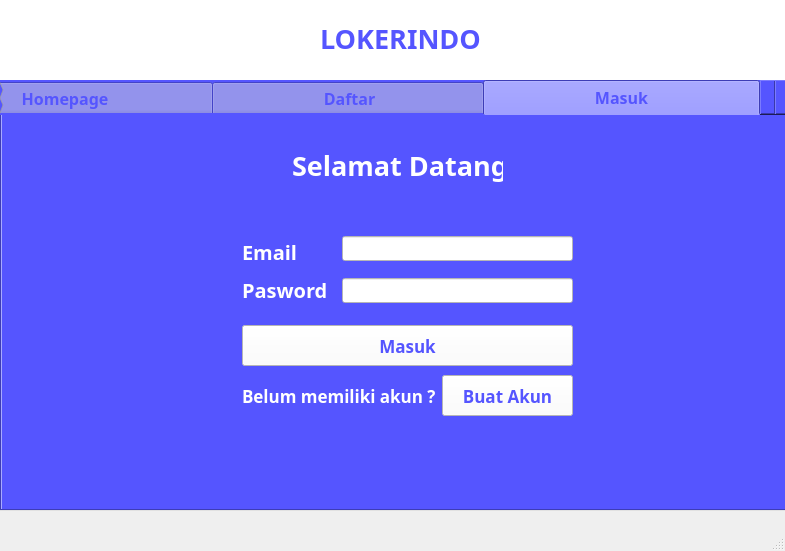
<?xml version="1.0" encoding="UTF-8"?>
<ui version="4.0">
 <class>MainWindow</class>
 <widget class="QMainWindow" name="MainWindow">
  <property name="geometry">
   <rect>
    <x>0</x>
    <y>0</y>
    <width>785</width>
    <height>551</height>
   </rect>
  </property>
  <property name="windowTitle">
   <string>MainWindow</string>
  </property>
  <widget class="QWidget" name="centralwidget">
   <widget class="QLabel" name="label_16">
    <property name="geometry">
     <rect>
      <x>-20</x>
      <y>-8</y>
      <width>821</width>
      <height>381</height>
     </rect>
    </property>
    <property name="font">
     <font>
      <family>Segoe UI Black</family>
      <weight>75</weight>
      <bold>true</bold>
     </font>
    </property>
    <property name="styleSheet">
     <string notr="true">background-color: rgb(255, 255, 255);
border-color: rgb(85, 85, 127);</string>
    </property>
    <property name="text">
     <string/>
    </property>
   </widget>
   <widget class="QTabWidget" name="Login">
    <property name="geometry">
     <rect>
      <x>0</x>
      <y>80</y>
      <width>791</width>
      <height>431</height>
     </rect>
    </property>
    <property name="minimumSize">
     <size>
      <width>761</width>
      <height>431</height>
     </size>
    </property>
    <property name="font">
     <font>
      <family>Segoe UI Semibold</family>
      <pointsize>12</pointsize>
      <weight>75</weight>
      <bold>true</bold>
     </font>
    </property>
    <property name="styleSheet">
     <string notr="true">background-color: rgb(85, 85, 255);
color: rgb(85, 85, 255);</string>
    </property>
    <property name="currentIndex">
     <number>2</number>
    </property>
    <widget class="QWidget" name="Menu">
     <attribute name="title">
      <string>                      Homepage                      </string>
     </attribute>
     <widget class="QLabel" name="label">
      <property name="geometry">
       <rect>
        <x>370</x>
        <y>20</y>
        <width>301</width>
        <height>51</height>
       </rect>
      </property>
      <property name="font">
       <font>
        <family>Segoe UI Semibold</family>
        <pointsize>17</pointsize>
        <weight>75</weight>
        <bold>true</bold>
       </font>
      </property>
      <property name="styleSheet">
       <string notr="true">color: rgb(255, 255, 255);</string>
      </property>
      <property name="text">
       <string>Lowongan Kerja Indonesia</string>
      </property>
     </widget>
     <widget class="QPushButton" name="btnHomeCari">
      <property name="geometry">
       <rect>
        <x>370</x>
        <y>320</y>
        <width>351</width>
        <height>41</height>
       </rect>
      </property>
      <property name="font">
       <font>
        <family>Segoe UI Semibold</family>
        <pointsize>13</pointsize>
        <weight>75</weight>
        <bold>true</bold>
       </font>
      </property>
      <property name="styleSheet">
       <string notr="true">background-color: rgb(255, 255, 255);
color: rgb(85, 85, 255);</string>
      </property>
      <property name="text">
       <string>CARI LOKER SEKARANG</string>
      </property>
     </widget>
     <widget class="QWidget" name="layoutWidget">
      <property name="geometry">
       <rect>
        <x>370</x>
        <y>100</y>
        <width>351</width>
        <height>201</height>
       </rect>
      </property>
      <layout class="QVBoxLayout" name="verticalLayout_3">
       <item>
        <widget class="QLabel" name="label_6">
         <property name="font">
          <font>
           <family>Segoe UI Semibold</family>
           <pointsize>15</pointsize>
           <weight>75</weight>
           <bold>true</bold>
          </font>
         </property>
         <property name="styleSheet">
          <string notr="true">color: rgb(255, 255, 255);</string>
         </property>
         <property name="text">
          <string>Bayar pendaftaran setelah terima Job</string>
         </property>
        </widget>
       </item>
       <item>
        <widget class="QLabel" name="label_18">
         <property name="font">
          <font>
           <family>Segoe UI Semibold</family>
           <pointsize>15</pointsize>
           <weight>75</weight>
           <bold>true</bold>
          </font>
         </property>
         <property name="styleSheet">
          <string notr="true">color: rgb(255, 255, 255);</string>
         </property>
         <property name="text">
          <string>Perusahaan Berkualitas</string>
         </property>
        </widget>
       </item>
       <item>
        <widget class="QLabel" name="label_7">
         <property name="font">
          <font>
           <family>Segoe UI Semibold</family>
           <pointsize>15</pointsize>
           <weight>75</weight>
           <bold>true</bold>
          </font>
         </property>
         <property name="styleSheet">
          <string notr="true">color: rgb(255, 255, 255);</string>
         </property>
         <property name="text">
          <string>Lowongan kerja beragam</string>
         </property>
        </widget>
       </item>
       <item>
        <widget class="QLabel" name="label_19">
         <property name="font">
          <font>
           <family>Segoe UI Semibold</family>
           <pointsize>15</pointsize>
           <weight>75</weight>
           <bold>true</bold>
          </font>
         </property>
         <property name="styleSheet">
          <string notr="true">color: rgb(255, 255, 255);</string>
         </property>
         <property name="text">
          <string>Lowongan tersebar diberbagai Kota</string>
         </property>
        </widget>
       </item>
      </layout>
     </widget>
     <widget class="QLabel" name="label_8">
      <property name="geometry">
       <rect>
        <x>0</x>
        <y>100</y>
        <width>311</width>
        <height>221</height>
       </rect>
      </property>
      <property name="styleSheet">
       <string notr="true">image: url(:/newPrefix/image 372.png);</string>
      </property>
      <property name="text">
       <string/>
      </property>
     </widget>
     <widget class="QWidget" name="layoutWidget">
      <property name="geometry">
       <rect>
        <x>300</x>
        <y>100</y>
        <width>61</width>
        <height>201</height>
       </rect>
      </property>
      <layout class="QVBoxLayout" name="verticalLayout_7">
       <item>
        <widget class="QLabel" name="label_29">
         <property name="styleSheet">
          <string notr="true">image: url(:/newPrefix/wallet.png);</string>
         </property>
         <property name="text">
          <string/>
         </property>
        </widget>
       </item>
       <item>
        <widget class="QLabel" name="label_2">
         <property name="styleSheet">
          <string notr="true">image: url(:/newPrefix/startup.png);</string>
         </property>
         <property name="text">
          <string/>
         </property>
        </widget>
       </item>
       <item>
        <widget class="QLabel" name="label_4">
         <property name="styleSheet">
          <string notr="true">image: url(:/newPrefix/work.png);</string>
         </property>
         <property name="text">
          <string/>
         </property>
        </widget>
       </item>
       <item>
        <widget class="QLabel" name="label_21">
         <property name="styleSheet">
          <string notr="true">image: url(:/newPrefix/world.png);</string>
         </property>
         <property name="text">
          <string/>
         </property>
        </widget>
       </item>
      </layout>
     </widget>
     <widget class="QLabel" name="label_28">
      <property name="geometry">
       <rect>
        <x>10</x>
        <y>130</y>
        <width>271</width>
        <height>191</height>
       </rect>
      </property>
      <property name="styleSheet">
       <string notr="true">image: url(:/newPrefix/City.png);</string>
      </property>
      <property name="text">
       <string/>
      </property>
     </widget>
     <widget class="QLabel" name="label_3">
      <property name="geometry">
       <rect>
        <x>20</x>
        <y>90</y>
        <width>251</width>
        <height>71</height>
       </rect>
      </property>
      <property name="font">
       <font>
        <family>Segoe UI Semibold</family>
        <pointsize>12</pointsize>
        <weight>75</weight>
        <bold>true</bold>
       </font>
      </property>
      <property name="styleSheet">
       <string notr="true">color: rgb(255, 255, 255);
color: rgb(255, 255, 255);</string>
      </property>
      <property name="text">
       <string>LOKERINDO
Membantu menemukan karier
dengan mudah, hemat dan cepat</string>
      </property>
     </widget>
    </widget>
    <widget class="QWidget" name="Menu_2">
     <attribute name="title">
      <string comment=" ">                        Daftar                       </string>
     </attribute>
     <widget class="QLabel" name="label_5">
      <property name="geometry">
       <rect>
        <x>380</x>
        <y>10</y>
        <width>301</width>
        <height>41</height>
       </rect>
      </property>
      <property name="font">
       <font>
        <family>Segoe UI Semibold</family>
        <pointsize>20</pointsize>
        <weight>75</weight>
        <bold>true</bold>
        <underline>false</underline>
        <strikeout>false</strikeout>
       </font>
      </property>
      <property name="styleSheet">
       <string notr="true">color: rgb(255, 255, 255);</string>
      </property>
      <property name="text">
       <string>Silahkan Isi Data Anda</string>
      </property>
     </widget>
     <widget class="QPushButton" name="btnDaftar">
      <property name="geometry">
       <rect>
        <x>330</x>
        <y>350</y>
        <width>401</width>
        <height>41</height>
       </rect>
      </property>
      <property name="font">
       <font>
        <family>Segoe UI Semibold</family>
        <pointsize>13</pointsize>
        <weight>75</weight>
        <bold>true</bold>
       </font>
      </property>
      <property name="styleSheet">
       <string notr="true">background-color: rgb(255, 255, 255);
color: rgb(85, 85, 255);</string>
      </property>
      <property name="text">
       <string>DAFTAR</string>
      </property>
     </widget>
     <widget class="QWidget" name="layoutWidget">
      <property name="geometry">
       <rect>
        <x>330</x>
        <y>80</y>
        <width>91</width>
        <height>221</height>
       </rect>
      </property>
      <layout class="QVBoxLayout" name="verticalLayout_2">
       <item>
        <widget class="QLabel" name="label_9">
         <property name="font">
          <font>
           <family>Segoe UI Semibold</family>
           <pointsize>15</pointsize>
           <weight>75</weight>
           <bold>true</bold>
          </font>
         </property>
         <property name="styleSheet">
          <string notr="true">color: rgb(255, 255, 255);</string>
         </property>
         <property name="text">
          <string>Nama</string>
         </property>
        </widget>
       </item>
       <item>
        <widget class="QLabel" name="label_10">
         <property name="font">
          <font>
           <family>Segoe UI Semibold</family>
           <pointsize>15</pointsize>
           <weight>75</weight>
           <bold>true</bold>
          </font>
         </property>
         <property name="styleSheet">
          <string notr="true">color: rgb(255, 255, 255);</string>
         </property>
         <property name="text">
          <string>Email</string>
         </property>
        </widget>
       </item>
       <item>
        <widget class="QLabel" name="label_11">
         <property name="font">
          <font>
           <family>Segoe UI Semibold</family>
           <pointsize>15</pointsize>
           <weight>75</weight>
           <bold>true</bold>
          </font>
         </property>
         <property name="styleSheet">
          <string notr="true">color: rgb(255, 255, 255);</string>
         </property>
         <property name="text">
          <string>Pasword</string>
         </property>
        </widget>
       </item>
       <item>
        <widget class="QLabel" name="label_13">
         <property name="font">
          <font>
           <family>Segoe UI Semibold</family>
           <pointsize>15</pointsize>
           <weight>75</weight>
           <bold>true</bold>
          </font>
         </property>
         <property name="styleSheet">
          <string notr="true">color: rgb(255, 255, 255);</string>
         </property>
         <property name="text">
          <string>Alamat</string>
         </property>
        </widget>
       </item>
       <item>
        <widget class="QLabel" name="label_14">
         <property name="font">
          <font>
           <family>Segoe UI Semibold</family>
           <pointsize>15</pointsize>
           <weight>75</weight>
           <bold>true</bold>
          </font>
         </property>
         <property name="styleSheet">
          <string notr="true">color: rgb(255, 255, 255);</string>
         </property>
         <property name="text">
          <string>No Hp</string>
         </property>
        </widget>
       </item>
       <item>
        <widget class="QLabel" name="label_12">
         <property name="font">
          <font>
           <family>Segoe UI Semibold</family>
           <pointsize>15</pointsize>
           <weight>75</weight>
           <bold>true</bold>
          </font>
         </property>
         <property name="styleSheet">
          <string notr="true">color: rgb(255, 255, 255);</string>
         </property>
         <property name="text">
          <string>Gender</string>
         </property>
        </widget>
       </item>
      </layout>
     </widget>
     <widget class="QWidget" name="layoutWidget_2">
      <property name="geometry">
       <rect>
        <x>430</x>
        <y>280</y>
        <width>301</width>
        <height>26</height>
       </rect>
      </property>
      <layout class="QHBoxLayout" name="horizontalLayout">
       <item>
        <widget class="QRadioButton" name="radL">
         <property name="font">
          <font>
           <family>Segoe UI Semibold</family>
           <pointsize>11</pointsize>
           <weight>75</weight>
           <bold>true</bold>
          </font>
         </property>
         <property name="styleSheet">
          <string notr="true">color: rgb(255, 255, 255);</string>
         </property>
         <property name="text">
          <string>Laki-laki</string>
         </property>
        </widget>
       </item>
       <item>
        <widget class="QRadioButton" name="radP">
         <property name="font">
          <font>
           <family>Segoe UI Semibold</family>
           <pointsize>11</pointsize>
           <weight>75</weight>
           <bold>true</bold>
          </font>
         </property>
         <property name="styleSheet">
          <string notr="true">color: rgb(255, 255, 255);</string>
         </property>
         <property name="text">
          <string>Perempuan</string>
         </property>
        </widget>
       </item>
      </layout>
     </widget>
     <widget class="QWidget" name="layoutWidget_3">
      <property name="geometry">
       <rect>
        <x>430</x>
        <y>80</y>
        <width>301</width>
        <height>191</height>
       </rect>
      </property>
      <layout class="QVBoxLayout" name="verticalLayout">
       <item>
        <widget class="QLineEdit" name="daftarNama">
         <property name="font">
          <font>
           <family>Segoe UI Light</family>
          </font>
         </property>
         <property name="styleSheet">
          <string notr="true">background-color: rgb(255, 255, 255);
color: rgb(0, 0, 0);</string>
         </property>
        </widget>
       </item>
       <item>
        <widget class="QLineEdit" name="daftarEmail">
         <property name="font">
          <font>
           <family>Segoe UI Light</family>
          </font>
         </property>
         <property name="styleSheet">
          <string notr="true">background-color: rgb(255, 255, 255);
color: rgb(0, 0, 0);</string>
         </property>
        </widget>
       </item>
       <item>
        <widget class="QLineEdit" name="daftarPassword">
         <property name="font">
          <font>
           <family>Segoe UI Light</family>
          </font>
         </property>
         <property name="styleSheet">
          <string notr="true">color: rgb(0, 0, 0);
background-color: rgb(255, 255, 255);</string>
         </property>
         <property name="echoMode">
          <enum>QLineEdit::Password</enum>
         </property>
        </widget>
       </item>
       <item>
        <widget class="QLineEdit" name="daftarAlamat">
         <property name="font">
          <font>
           <family>Segoe UI Light</family>
          </font>
         </property>
         <property name="styleSheet">
          <string notr="true">color: rgb(0, 0, 0);
background-color: rgb(255, 255, 255);</string>
         </property>
        </widget>
       </item>
       <item>
        <widget class="QLineEdit" name="daftarHp">
         <property name="font">
          <font>
           <family>Segoe UI Light</family>
          </font>
         </property>
         <property name="styleSheet">
          <string notr="true">color: rgb(0, 0, 0);
background-color: rgb(255, 255, 255);</string>
         </property>
        </widget>
       </item>
      </layout>
     </widget>
     <widget class="QCheckBox" name="checkData">
      <property name="geometry">
       <rect>
        <x>570</x>
        <y>320</y>
        <width>161</width>
        <height>17</height>
       </rect>
      </property>
      <property name="font">
       <font>
        <family>Segoe UI Semibold</family>
        <pointsize>8</pointsize>
        <weight>75</weight>
        <bold>true</bold>
       </font>
      </property>
      <property name="styleSheet">
       <string notr="true">color: rgb(255, 255, 255);</string>
      </property>
      <property name="text">
       <string>Apakah Data Sudah Tepat ?</string>
      </property>
     </widget>
     <widget class="QLabel" name="label_15">
      <property name="geometry">
       <rect>
        <x>20</x>
        <y>300</y>
        <width>301</width>
        <height>51</height>
       </rect>
      </property>
      <property name="font">
       <font>
        <family>Segoe UI Semibold</family>
        <pointsize>12</pointsize>
        <weight>75</weight>
        <bold>true</bold>
       </font>
      </property>
      <property name="styleSheet">
       <string notr="true">color: rgb(255, 255, 255);</string>
      </property>
      <property name="text">
       <string>Segera daftar dan dapatkan job sesuai
            pasion dan keahlianmu</string>
      </property>
     </widget>
     <widget class="QLabel" name="label_22">
      <property name="geometry">
       <rect>
        <x>80</x>
        <y>170</y>
        <width>161</width>
        <height>20</height>
       </rect>
      </property>
      <property name="text">
       <string/>
      </property>
     </widget>
     <widget class="QLabel" name="label_27">
      <property name="geometry">
       <rect>
        <x>10</x>
        <y>70</y>
        <width>301</width>
        <height>211</height>
       </rect>
      </property>
      <property name="styleSheet">
       <string notr="true">image: url(:/newPrefix/signup.png);</string>
      </property>
      <property name="text">
       <string/>
      </property>
     </widget>
    </widget>
    <widget class="QWidget" name="tab">
     <attribute name="title">
      <string>                        Masuk                        </string>
     </attribute>
     <widget class="QLabel" name="label_23">
      <property name="geometry">
       <rect>
        <x>290</x>
        <y>30</y>
        <width>211</width>
        <height>41</height>
       </rect>
      </property>
      <property name="font">
       <font>
        <family>Segoe UI Semibold</family>
        <pointsize>20</pointsize>
        <weight>75</weight>
        <bold>true</bold>
        <underline>false</underline>
        <strikeout>false</strikeout>
       </font>
      </property>
      <property name="styleSheet">
       <string notr="true">color: rgb(255, 255, 255);</string>
      </property>
      <property name="text">
       <string>Selamat Datang</string>
      </property>
     </widget>
     <widget class="QPushButton" name="btnLogin">
      <property name="geometry">
       <rect>
        <x>240</x>
        <y>210</y>
        <width>331</width>
        <height>41</height>
       </rect>
      </property>
      <property name="font">
       <font>
        <family>Segoe UI Semibold</family>
        <pointsize>13</pointsize>
        <weight>75</weight>
        <bold>true</bold>
       </font>
      </property>
      <property name="styleSheet">
       <string notr="true">background-color: rgb(255, 255, 255);
color: rgb(85, 85, 255);</string>
      </property>
      <property name="text">
       <string>Masuk</string>
      </property>
     </widget>
     <widget class="QLabel" name="label_26">
      <property name="geometry">
       <rect>
        <x>240</x>
        <y>270</y>
        <width>241</width>
        <height>21</height>
       </rect>
      </property>
      <property name="font">
       <font>
        <family>Segoe UI Semibold</family>
        <pointsize>13</pointsize>
        <weight>75</weight>
        <bold>true</bold>
       </font>
      </property>
      <property name="styleSheet">
       <string notr="true">color: rgb(255, 255, 255);</string>
      </property>
      <property name="text">
       <string>Belum memiliki akun ?</string>
      </property>
     </widget>
     <widget class="QPushButton" name="btnBuat">
      <property name="geometry">
       <rect>
        <x>440</x>
        <y>260</y>
        <width>131</width>
        <height>41</height>
       </rect>
      </property>
      <property name="font">
       <font>
        <family>Segoe UI Semibold</family>
        <pointsize>13</pointsize>
        <weight>75</weight>
        <bold>true</bold>
       </font>
      </property>
      <property name="styleSheet">
       <string notr="true">background-color: rgb(255, 255, 255);
color: rgb(85, 85, 255);</string>
      </property>
      <property name="text">
       <string>Buat Akun</string>
      </property>
     </widget>
     <widget class="QWidget" name="layoutWidget">
      <property name="geometry">
       <rect>
        <x>340</x>
        <y>110</y>
        <width>231</width>
        <height>91</height>
       </rect>
      </property>
      <layout class="QVBoxLayout" name="verticalLayout_5">
       <item>
        <widget class="QLineEdit" name="loginEmail">
         <property name="font">
          <font>
           <family>Segoe UI Light</family>
          </font>
         </property>
         <property name="styleSheet">
          <string notr="true">color: rgb(0, 0, 0);
background-color: rgb(255, 255, 255);</string>
         </property>
        </widget>
       </item>
       <item>
        <widget class="QLineEdit" name="loginPassword">
         <property name="font">
          <font>
           <family>Segoe UI Light</family>
          </font>
         </property>
         <property name="styleSheet">
          <string notr="true">color: rgb(0, 0, 0);
background-color: rgb(255, 255, 255);</string>
         </property>
         <property name="echoMode">
          <enum>QLineEdit::Password</enum>
         </property>
        </widget>
       </item>
      </layout>
     </widget>
     <widget class="QWidget" name="layoutWidget">
      <property name="geometry">
       <rect>
        <x>240</x>
        <y>120</y>
        <width>88</width>
        <height>71</height>
       </rect>
      </property>
      <layout class="QVBoxLayout" name="verticalLayout_6">
       <item>
        <widget class="QLabel" name="label_24">
         <property name="font">
          <font>
           <family>Segoe UI Light</family>
           <pointsize>15</pointsize>
           <weight>75</weight>
           <bold>true</bold>
          </font>
         </property>
         <property name="styleSheet">
          <string notr="true">color: rgb(255, 255, 255);</string>
         </property>
         <property name="text">
          <string>Email</string>
         </property>
        </widget>
       </item>
       <item>
        <widget class="QLabel" name="label_25">
         <property name="font">
          <font>
           <family>Segoe UI Light</family>
           <pointsize>15</pointsize>
           <weight>75</weight>
           <bold>true</bold>
          </font>
         </property>
         <property name="styleSheet">
          <string notr="true">color: rgb(255, 255, 255);</string>
         </property>
         <property name="text">
          <string>Pasword</string>
         </property>
        </widget>
       </item>
      </layout>
     </widget>
    </widget>
   </widget>
   <widget class="QLabel" name="label_17">
    <property name="geometry">
     <rect>
      <x>320</x>
      <y>20</y>
      <width>171</width>
      <height>37</height>
     </rect>
    </property>
    <property name="font">
     <font>
      <family>Segoe UI Black</family>
      <pointsize>20</pointsize>
      <weight>75</weight>
      <bold>true</bold>
     </font>
    </property>
    <property name="styleSheet">
     <string notr="true">color: rgb(85, 85, 255);</string>
    </property>
    <property name="text">
     <string>LOKERINDO</string>
    </property>
   </widget>
  </widget>
  <widget class="QStatusBar" name="statusbar"/>
 </widget>
 <resources>
  <include location="New folder/sources.qrc"/>
 </resources>
 <connections/>
</ui>
